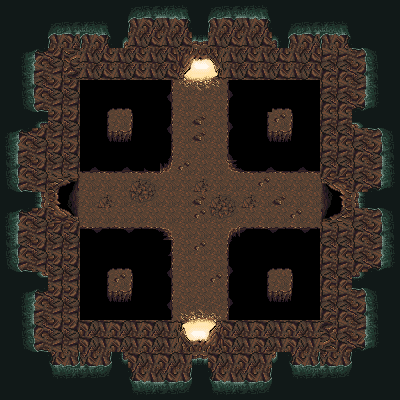

Below is a game level as drawn by its tile map, then a one-line description and the .tmx file that defines it, in full:
An orthogonal 25x25 tile map with 16x16 px tiles, 1 tile layer (Tile Layer 1).

<map version="1.9" tiledversion="1.9.2" orientation="orthogonal" renderorder="right-down" width="25" height="25" tilewidth="16" tileheight="16" infinite="0" nextlayerid="2" nextobjectid="1">
 <tileset firstgid="1" name="Caves-Item-Room" tilewidth="16" tileheight="16" tilecount="336" columns="16">
  <image source="cave.png" width="256" height="336" />
 </tileset>
 <layer id="1" name="Tile Layer 1" width="25" height="25">
  <data encoding="csv">
3221225523,3221225523,3221225523,3221225523,3221225523,3221225523,3221225523,3221225523,3221225648,3221225647,3221225646,3221225645,3221225523,3221225648,3221225647,3221225646,3221225645,3221225523,3221225523,3221225523,3221225523,3221225523,3221225523,3221225523,3221225523,
3221225523,3221225523,3221225523,3221225648,3221225647,3221225646,3221225645,3221225523,3221225632,3221225631,3221225630,3221225629,3221225523,3221225632,3221225631,3221225630,3221225629,3221225523,3221225648,3221225647,3221225646,3221225645,3221225523,3221225523,3221225523,
3221225523,3221225523,3221225523,3221225632,3221225631,3221225632,3221225629,3221225507,46,47,46,47,3221225506,46,47,46,47,3221225505,3221225632,3221225631,3221225632,3221225629,3221225523,3221225523,3221225523,
2684354611,2684354733,2684354717,1610612783,2684354590,46,47,46,47,46,47,68,69,70,46,47,46,47,46,47,2684354606,2684354606,1610612896,1610612912,1610612787,
2684354611,2684354734,2684354718,1610612782,2684354591,46,47,46,47,46,47,84,85,86,46,47,46,47,46,47,2684354607,2684354607,1610612895,1610612911,1610612787,
2684354611,2684354735,2684354719,1610612783,1610612783,137,137,137,137,137,3221225656,100,101,102,3221225655,137,137,137,137,137,2684354606,2684354606,1610612894,1610612910,1610612787,
2684354611,2684354736,2684354720,1610612782,1610612782,137,87,88,89,137,183,104,104,104,184,1610612873,137,88,89,137,2684354607,2684354607,1610612893,1610612909,1610612787,
2684354611,2684354611,2684354593,1610612783,1610612783,137,103,104,105,137,3221225656,104,116,104,3221225655,1610612873,103,149,105,137,2684354606,2684354606,1610612771,1610612787,1610612787,
2684354733,2684354717,1610612783,1610612782,1610612782,137,119,120,121,137,183,104,116,104,184,1610612873,119,120,121,137,2684354607,2684354607,2684354606,1610612896,1610612912,
2684354734,2684354718,1610612782,1610612783,1610612783,137,137,137,137,137,3221225656,104,104,104,3221225655,1610612873,137,137,137,137,2684354606,2684354606,2684354607,1610612895,1610612911,
2684354735,2684354719,1610612783,1610612782,1610612782,2684354743,1610612920,2684354743,1610612920,1610612920,3221225624,149,104,104,1610612888,1610612920,2684354743,1610612920,2684354743,1610612920,2684354607,2684354607,2684354606,1610612894,1610612910,
2684354736,2684354720,1610612782,1610612758,1610612774,104,104,104,117,118,104,104,117,104,104,104,149,104,104,104,2684354596,2684354580,2684354607,1610612893,1610612909,
2684354611,2684354611,2684354594,1610612757,1610612773,104,117,104,133,134,104,104,116,117,118,117,104,116,104,104,2684354597,2684354581,1610612770,1610612787,1610612787,
2684354733,2684354717,1610612783,1610612756,1610612772,104,104,104,104,104,104,104,149,133,134,104,104,104,149,104,2684354598,2684354582,2684354606,1610612896,1610612912,
2684354734,2684354718,1610612782,1610612783,1610612783,2684354744,1610612919,2684354744,1610612919,2684354744,2684354712,104,104,104,152,1610612919,2684354744,1610612919,2684354744,1610612919,2684354606,2684354606,2684354607,1610612895,1610612911,
2684354735,2684354719,1610612783,1610612782,1610612782,137,137,137,137,2684354697,3221225656,104,149,104,184,137,137,137,137,137,2684354607,2684354607,2684354606,1610612894,1610612910,
2684354736,2684354720,1610612782,1610612783,1610612783,137,87,88,89,137,3221225656,104,104,104,3221225655,137,87,88,89,137,2684354606,2684354606,2684354607,1610612893,1610612909,
2684354611,2684354611,2684354595,1610612782,1610612782,137,103,149,105,137,183,104,104,149,184,137,103,104,105,137,2684354607,2684354607,1610612769,1610612787,1610612787,
2684354611,2684354733,2684354717,1610612783,1610612783,137,119,120,121,137,3221225656,104,104,104,3221225655,137,119,120,121,137,2684354606,2684354606,1610612896,1610612912,1610612787,
2684354611,2684354734,2684354718,1610612782,1610612782,137,137,137,137,137,183,3221225574,3221225573,3221225572,184,137,137,137,137,137,2684354607,2684354607,1610612895,1610612911,1610612787,
2684354611,2684354735,2684354719,1610612783,1610612783,3221225519,3221225518,3221225519,3221225518,3221225519,3221225518,3221225558,3221225557,3221225556,3221225519,3221225518,3221225519,3221225518,3221225519,3221225518,1610612767,2684354606,1610612894,1610612910,1610612787,
2684354611,2684354736,2684354720,1610612782,1610612782,3221225519,3221225518,3221225519,3221225518,3221225519,3221225518,3221225542,3221225541,3221225540,3221225519,3221225518,3221225519,3221225518,3221225519,3221225518,1610612766,2684354607,1610612893,1610612909,1610612787,
51,51,51,157,160,159,160,33,3221225519,3221225518,3221225519,3221225518,34,3221225519,3221225518,3221225519,3221225518,35,157,160,159,160,51,51,51,
51,51,51,173,174,175,176,51,157,158,159,160,51,157,158,159,160,51,173,174,175,176,51,51,51,
51,51,51,51,51,51,51,51,173,174,175,176,51,173,174,175,176,51,51,51,51,51,51,51,51
</data>
 </layer>
</map>
